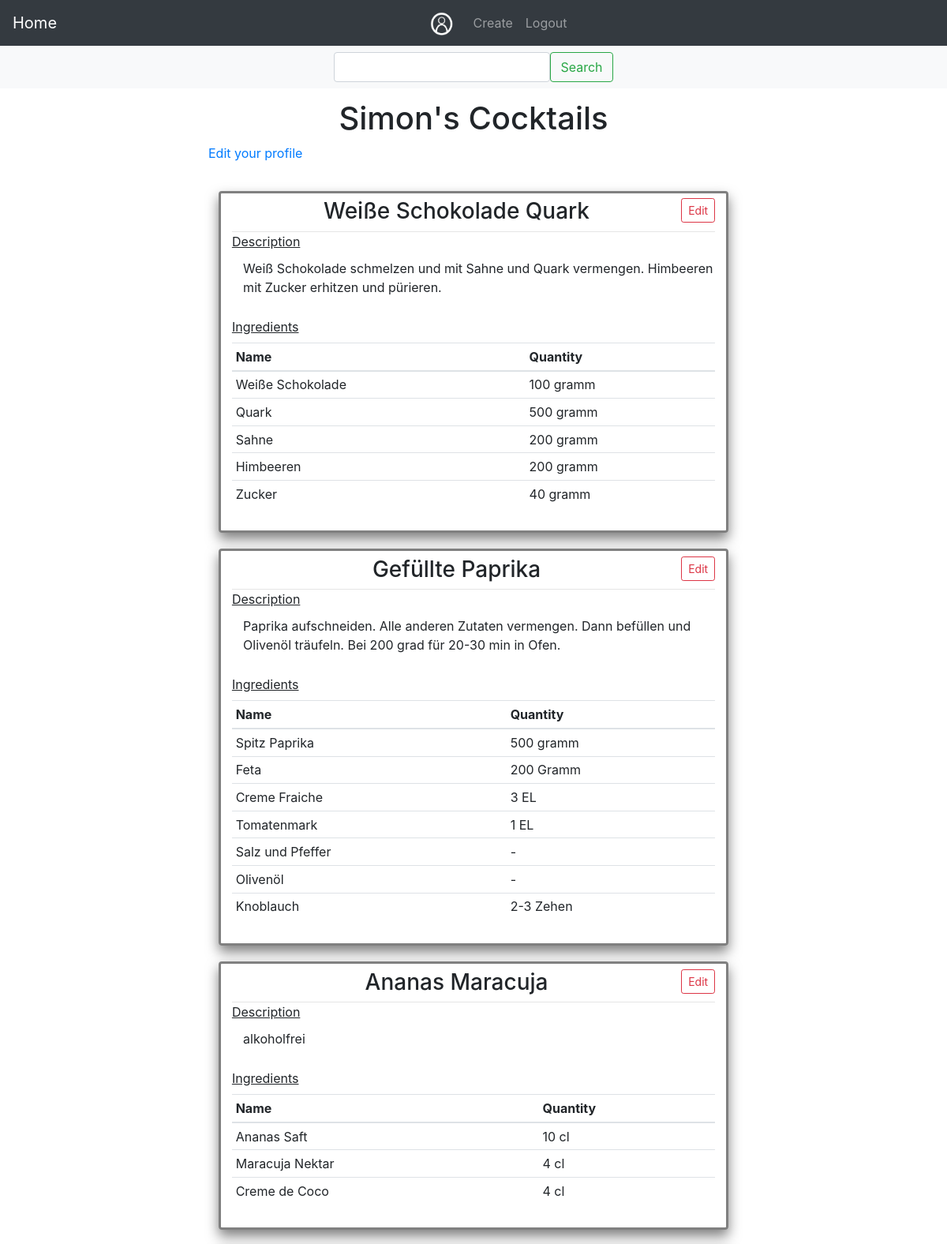
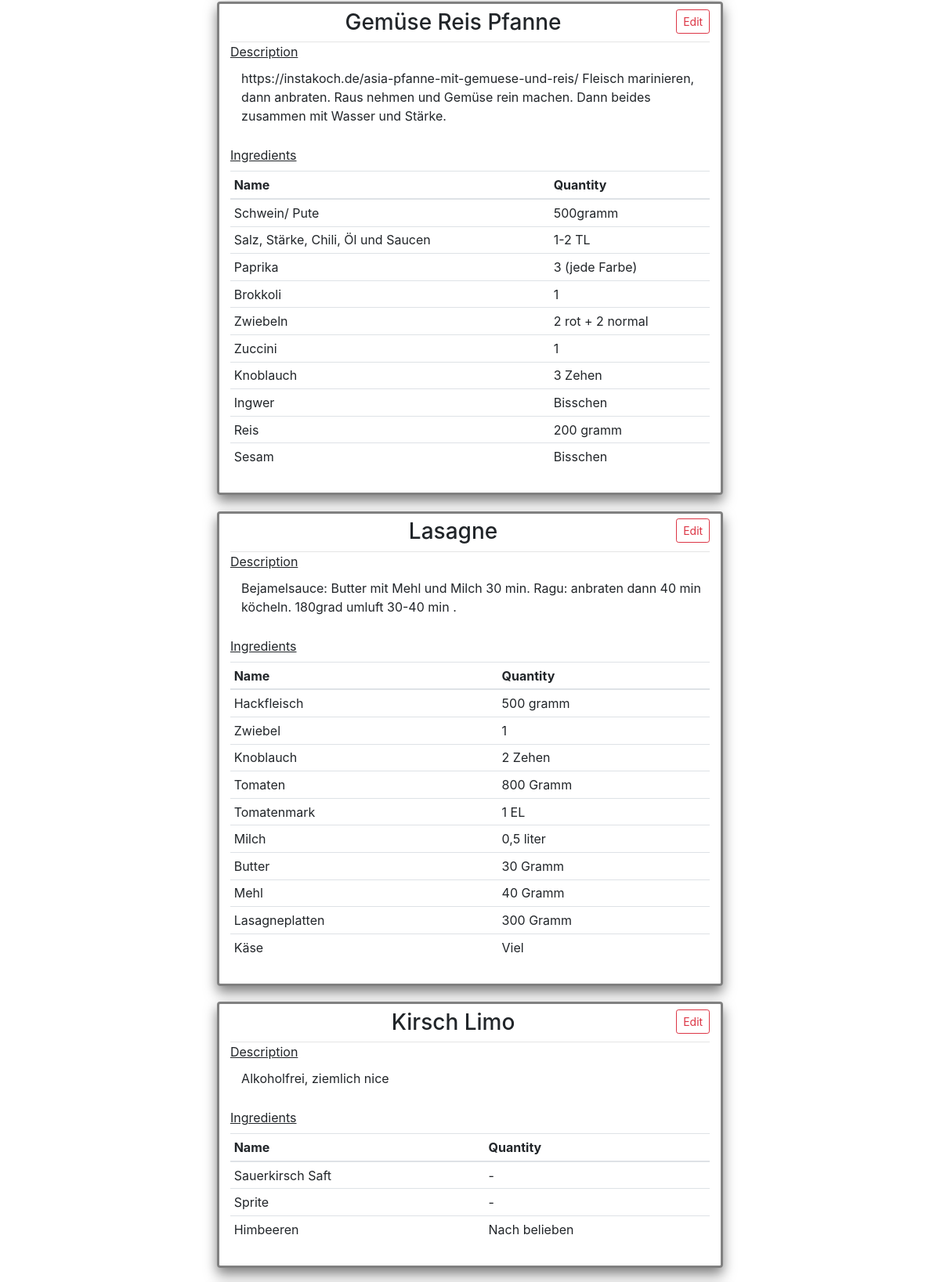
/user/Simon (signed in, upper part), run on the app's committed database (2 pictures, top to bottom).
### app/models.py (models this page shows, shortened)
class User(UserMixin, db.Model):
    id = db.Column(db.Integer, primary_key=True)
    username = db.Column(db.String(64), index=True, unique=True)
    email = db.Column(db.String(120), index=True, unique=True)
    password_hash = db.Column(db.String(128))
    cocktails = db.relationship('Cocktail', backref='author', lazy='dynamic')

class Cocktail(db.Model):
    __tablename__ = 'cocktail'
    __searchable__ = ['name']
    key = db.Column(Integer, primary_key=True)
    name = db.Column(String(100), index=True, unique=True)
    desc = db.Column(String(400), index=True)
    timestamp = db.Column(db.DateTime, index=True, default=datetime.utcnow)
    picture = db.Column(String(64), index=True, unique=True, default=None)
    ingredients = db.relationship('Ingredient', backref='parent', lazy='dynamic')
    user_id = db.Column(db.Integer, db.ForeignKey('user.id'))
    " A was_published_recently function would be nice"

class Ingredient(db.Model):
    __tablename__ = "ingredient"
    key = db.Column(Integer, primary_key=True)
    cocktail_key = db.Column(Integer, ForeignKey('cocktail.key'))
    name = db.Column(String, index=True)
    quantity = db.Column(String, index=True)

### app/main/routes.py (the view)
@bp.route('/user/<username>', methods=['GET', 'POST'])
@login_required
def user(username):
    page = request.args.get('page', 1, type=int)
    user = User.query.filter_by(username=username).first_or_404()
    cocktails = Cocktail.query.filter_by(user_id=current_user.id).order_by(Cocktail.timestamp.desc()).paginate(
        page, current_app.config['POSTS_PER_PAGE'], False)
    ing_dict = {}
    for ct in cocktails.items:
        ings = ct.ingredients
        ing_dict[ct.name] = ings
    next_url = url_for('main.index', page=cocktails.next_num) \
        if cocktails.has_next else None
    prev_url = url_for('main.index', page=cocktails.prev_num) \
        if cocktails.has_prev else None
    return render_template('main/profile.html', user=user, cocktails=cocktails.items, ingredients=ing_dict, title='Profile',
                           next_url=next_url, prev_url=prev_url)

### app/main/forms.py
class SearchForm(FlaskForm):
    term = StringField('Search', validators=[DataRequired()])
    filter = SelectField(u'Cocktail', choices=[('Cocktail', 'Cocktail'), ('Ingredient', 'Ingredient')])
    submit = SubmitField('Search')

### app/main/routes.py (called while the page is built)
@bp.before_app_request
def before_request():
    g.search_form = SearchForm()
    if request.endpoint == 'main.search':
        g.search_form = SearchForm(term=request.args.get('term'), filter=request.args.get('filter'))

### app/models.py (called while the page is built)
@login.user_loader
def load_user(id):
    return User.query.get(int(id))

### app/templates/main/profile.html (shortened to what this page needs)
{% extends "base.html" %}
{% block header %} {{ user.username }}'s Cocktails {% endblock %}
{% block second_nav %}
{% include 'main/__search_nav.html' %}
{% endblock %}
{% block content %}
    <p><a href="{{ url_for('main.edit_profile') }}">Edit your profile</a></p>
    <div id="cocktailList" class="">
    {% for cocktail in cocktails %}
        {% include 'main/__cocktail_card.html' %}
    {% endfor %}
    </div>
{% endblock %}

### app/templates/base.html (shortened to what this page needs)
<!DOCTYPE html>
<html lang="en">
<head>
    <link rel="stylesheet" type="text/css" href="{{ url_for( 'static', filename='css/bootstrap.css') }}" />
    <link rel="stylesheet" type="text/css" href="{{ url_for('static', filename='css/style.css') }}" />
    <link rel="stylesheet" type="text/css" href="{{ url_for('static', filename='css/style.css') }}">
</head>
<body>
<nav class="navbar navbar-expand-sm bg-dark navbar-dark   sticky-top">
    <a class="navbar-brand" href="{{ url_for('main.index') }}" >Home</a>
    <div class="collapse navbar-collapse justify-content-center " id="navbar_toggle" >
    <a class="navbar-brand" {% if current_user.is_authenticated %}
           href="{{ url_for('main.user', username=current_user.username )  }}"
        {% else %}
                   href="{{ url_for('auth.login') }}"
        {% endif %}>
            <img src="{{ url_for('static', filename='img/user_icon_grey.PNG') }}" width="30" height="30" alt="">
        </a>
        <ul class="navbar-nav">
        {% if current_user.is_authenticated %}
            <li class="nav-item  {% if active_page == "create" %} active {% endif %}">
                <a class="nav-link" href="{{ url_for('main.create') }}">Create
                </a>
            </li>
            <li class="nav-item">
                <a class="nav-link" href="{{ url_for('auth.logout') }}">Logout
                </a>
            </li>
        {% endif %}
        </ul>
    </div>
</nav>
{% block second_nav %}
{% endblock %}
<div id="wrap_whole" class="justify-content-center">
<div id="margin_div">
<header><h1>{%- block header %} {%-  endblock header %}</h1></header>
{%- block content %}{%- endblock content %}
</div>
</div>
</body>
</html>

### app/templates/main/__search_nav.html
{% if g.search_form %}
<nav class="navbar navbar-light bg-light justify-content-center" id="search_nav">
<form class="bd-search d-flex " method="get" action="{{ url_for('main.search') }}">
      {{ g.search_form.term( class_="form-control ds-input") }}
      {{ g.search_form.submit( class_="btn btn-outline-success", type_="submit") }}
 </form>
</nav>
{% endif %}

### app/templates/main/__cocktail_card.html (shortened to what this page needs)
<article class="cocktail">
            {% if cocktail.user_id == current_user.id %}
                <a href={{ url_for('main.cocktail', name=cocktail.name) }} type="button" class="btn btn-outline-danger btn-sm edit_btn">Edit</a>
            {% endif %}
            <h3>{{ cocktail.name }}</h3>
            <hr>
            <label><u>Description</u></label>
            <article>{{ cocktail.desc }}</article><br>
            <label><u>Ingredients</u></label><br>
            <table class=" table table-hover table-sm ingredients">
            <thead>
            <tr>
                <th scope="col">Name</th>
                <th scope="col"> Quantity</th>
            </tr>
            </thead>
                <tbody>
                {% for ing in ingredients[cocktail.name] %}
                    <tr>
                    <td {% if loop.index  != 0 %} scope="row" {% endif %}>{{ ing.name }}</td>
                    <td>{{ ing.quantity }}</td>
                    </tr>
                {% endfor %}
                </tbody>
            </table>
</article>

### app/static/css/style.css (style rules this page uses)
#wrap_whole { align-content: center; max-width: 700px; margin: auto; }
#margin_div { margin: 2% }
header { text-align: center; }
#cocktailList { align-content: center; max-width: 1000px; margin: auto; }
.cocktail { margin: 2%; margin-top: 3%; padding: 2%; padding-top: 1%; border: gray; border-style: solid; border-width: medium; border-radius: 4px; background-color: rgba(255, 255, 255, 0.9); box-shadow: 0 8px 16px 0 rgba(0,0,0,0.5); transition: 0.3s; }
.cocktail h3 { text-align: center; }
.cocktail article { margin-left: 2%; padding: 2px; background-color: white ; }
hr { margin: auto; }
nav { text-align: center; }
.edit_btn { float: right; }
#search_nav { position: sticky; top:55px; }

### data on the page
User: username "Simon"
Cocktail: name "Weiße Schokolade Quark", desc "Weiß Schokolade schmelzen und mit Sahne und Quark vermengen. Himbeeren mit Zucker erhitzen und pürieren."
Ingredient: name "Weiße Schokolade", quantity "100 gramm"
Ingredient: name "Quark", quantity "500 gramm"
Ingredient: name "Sahne", quantity "200 gramm"
Ingredient: name "Himbeeren", quantity "200 gramm"
Ingredient: name "Zucker", quantity "40 gramm"
Cocktail: name "Gefüllte Paprika", desc "Paprika aufschneiden. Alle anderen Zutaten vermengen. Dann befüllen und Olivenöl träufeln. Bei 200 grad für 20-30 min in Ofen."
Ingredient: name "Spitz Paprika", quantity "500 gramm"
Ingredient: name "Feta", quantity "200 Gramm"
Ingredient: name "Creme Fraiche", quantity "3 EL"
Ingredient: name "Tomatenmark", quantity "1 EL"
Ingredient: name "Salz und Pfeffer", quantity "-"
Ingredient: name "Olivenöl", quantity "-"
Ingredient: name "Knoblauch", quantity "2-3 Zehen"
Cocktail: name "Ananas Maracuja", desc "alkoholfrei"
Ingredient: name "Ananas Saft", quantity "10 cl"
Ingredient: name "Maracuja Nektar", quantity "4 cl"
Ingredient: name "Creme de Coco", quantity "4 cl"
Cocktail: name "Gemüse Reis Pfanne", desc "https://instakoch.de/asia-pfanne-mit-gemuese-und-reis/ Fleisch marinieren, dann anbraten. Raus nehmen und Gemüse rein machen. Dann beides zusammen mit Wasser und Stärke."
Ingredient: name "Schwein/ Pute", quantity "500gramm"
Ingredient: name "Salz, Stärke, Chili, Öl und Saucen", quantity "1-2 TL"
Ingredient: name "Paprika", quantity "3 (jede Farbe)"
Ingredient: name "Brokkoli", quantity "1"
Ingredient: name "Zwiebeln", quantity "2 rot + 2 normal"
Ingredient: name "Zuccini", quantity "1"
Ingredient: name "Knoblauch", quantity "3 Zehen"
Ingredient: name "Ingwer", quantity "Bisschen"
Ingredient: name "Reis", quantity "200 gramm"
Ingredient: name "Sesam", quantity "Bisschen"
Cocktail: name "Lasagne", desc "Bejamelsauce: Butter mit Mehl und Milch 30 min. Ragu: anbraten dann 40 min köcheln. 180grad umluft 30-40 min ."
Ingredient: name "Hackfleisch", quantity "500 gramm"
Ingredient: name "Zwiebel", quantity "1"
Ingredient: name "Knoblauch", quantity "2 Zehen"
Ingredient: name "Tomaten", quantity "800 Gramm"
Ingredient: name "Tomatenmark", quantity "1 EL"
Ingredient: name "Milch", quantity "0,5 liter"
Ingredient: name "Butter", quantity "30 Gramm"
Ingredient: name "Mehl", quantity "40 Gramm"
Ingredient: name "Lasagneplatten", quantity "300 Gramm"
Ingredient: name "Käse", quantity "Viel"
Cocktail: name "Kirsch Limo", desc "Alkoholfrei, ziemlich nice"
Ingredient: name "Sauerkirsch Saft", quantity "-"
Ingredient: name "Sprite", quantity "-"
Ingredient: name "Himbeeren", quantity "Nach belieben"
